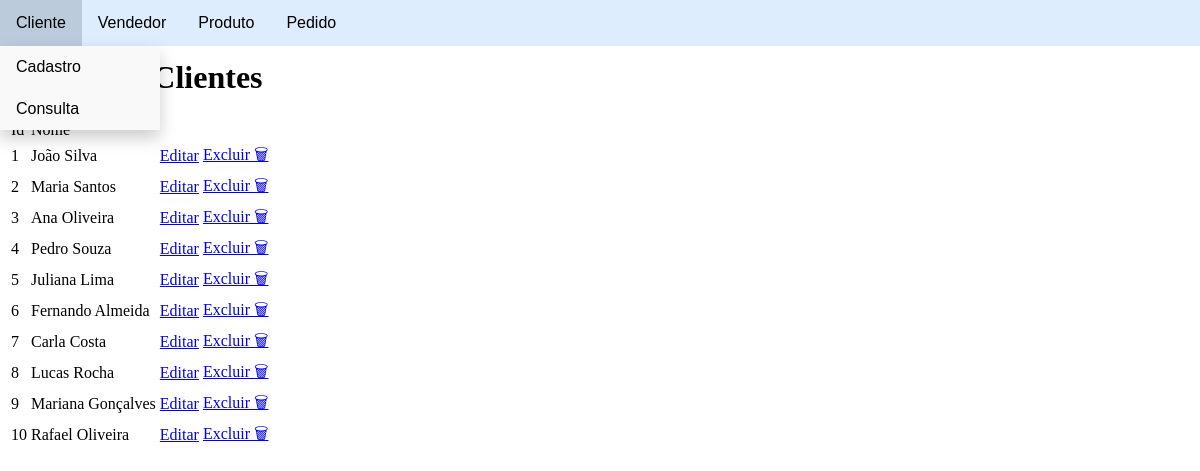
/cliente/consultarCliente.php, run on the app's committed database.
### tables this page shows
CREATE TABLE tb_cliente(
    id INTEGER AUTO_INCREMENT PRIMARY KEY,
    nome VARCHAR(100),
    endereco VARCHAR(100),
    numero VARCHAR(10),
    bairro VARCHAR(100),
    cidade VARCHAR(100),
    estado CHAR(2),
    email VARCHAR(100),
    cpf_cnpj VARCHAR(14),
    rg VARCHAR(9),
    telefone VARCHAR(15),
    celular VARCHAR(15),
    data_nasc DATE,
    salario NUMERIC(12,2)
) engine INNODB;

### cliente/consultarCliente.php (the view, shortened to what this page needs)
<?php include('../navbar.php')?>
<h1>Consultar Clientes</h1>
<form>
    <table>
        <tr>
        <td class='id'>Id</td>
        <td class='titulo' colspan='3'>Nome</td>
        </tr>
        <?php
            include('../conexao.php');
            $query="SELECT * FROM tb_cliente ORDER BY id";
            $resu=mysqli_query($con,$query) or die(mysqli_connect_error());
            while ($reg=mysqli_fetch_array($resu)) {
                echo "<tr class='linha'><td class='id'>".$reg['id']."</td>";
                echo "<td class='nome'>".$reg['nome']."</td>";
                echo "<td class='editar'><a href='atualizarCliente.php?id=".$reg['id']."' class='txtEditEditar'>Editar</a></td>";
                echo "<td class='excluir'><a href='excluirCliente.php?id=".$reg['id']."' class='txtEditExcluir'>Excluir 🗑</a></td></tr>";
            }
        ?>
    </table>
</form>

### navbar.php (shortened to what this page needs)
<?php
    echo
        "<div class='box'></div>
        <div class='wrapper'>
            <ul>
                <li class='dropdown'>
                    <a href='javascript:void(0)' class='dropbtn'>Cliente</a>
                    <div class='dropdown-content'>
                        <a href='../cliente/cadastrarCliente.php'>Cadastro</a>
                        <a href='../cliente/consultarCliente.php'>Consulta</a>
                    </div>
                </li>
                <li class='dropdown'>
                    <a href='javascript:void(0)' class='dropbtn'>Vendedor</a>
                    <div class='dropdown-content'>
                        <a href='../vendedor/cadastrarVendedor.php'>Cadastro</a>
                        <a href='../vendedor/consultarVendedor.php'>Consulta</a>
                    </div>
                </li>
                <li class='dropdown'>
                    <a href='javascript:void(0)' class='dropbtn'>Produto</a>
                    <div class='dropdown-content'>
                        <a href='../produto/cadastrarProduto.php'>Cadastro</a>
                        <a href='../produto/consultarProduto.php'>Consulta</a>
                    </div>
                </li>
                <li class='dropdown'>
                    <a href='javascript:void(0)' class='dropbtn'>Pedido</a>
                    <div class='dropdown-content'>
                        <a href='../pedido/cadastrarPedido.php'>Cadastro</a>
                        <a href='../pedido/consultarPedido.php'>Consulta</a>
                    </div>
                </li>
            </ul></div>";
?>

### navbar.php (style rules this page uses)
ul { list-style-type: none; margin: 0; padding: 0; overflow: hidden; background-color: #ddedfd; }
li { float: left; }
li a, .dropbtn { display: inline-block; color: black; font-family: Verdana, Geneva, Tahoma, sans-serif; text-align: center; padding: 14px 16px; text-decoration: none; }
li.dropdown { display: inline-block; }
.dropdown-content { display: none; position: absolute; background-color: #f9f9f9; min-width: 160px; box-shadow: 0px 8px 16px 0px rgba(0,0,0,0.2); z-index: 1; }
.dropdown-content a { color: black; padding: 12px 16px; text-decoration: none; display: block; text-align: left; }
.wrapper { position: fixed; top:0; left:0; width:100%; }
.box { height: 30px; }

### data on the page
tb_cliente: id "1", nome "João Silva"
tb_cliente: id "2", nome "Maria Santos"
tb_cliente: id "3", nome "Ana Oliveira"
tb_cliente: id "4", nome "Pedro Souza"
tb_cliente: id "5", nome "Juliana Lima"
tb_cliente: id "6", nome "Fernando Almeida"
tb_cliente: id "7", nome "Carla Costa"
tb_cliente: id "8", nome "Lucas Rocha"
tb_cliente: id "9", nome "Mariana Gonçalves"
tb_cliente: id "10", nome "Rafael Oliveira"
